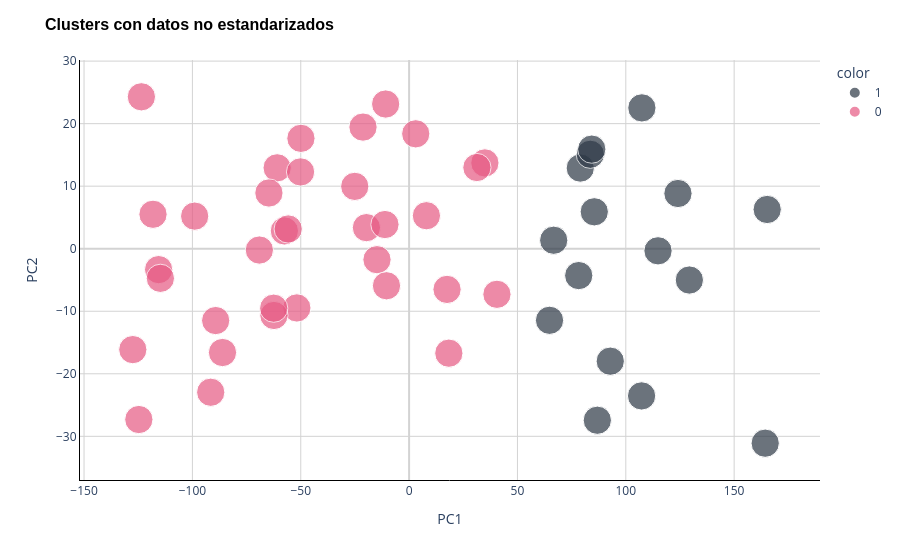

The notebook cell this image was saved under:
### Code cell
figure = px.scatter(
    pca,
    x='PC1',
    y='PC2',
    color=y.astype(str),
    color_discrete_map={'0': '#E65983', '1': '#2D3846'},
    size=[1] * pca.shape[0],
)
figure.update_layout(
    title='Clusters con datos no estandarizados',
    title_font=dict(size=16, family='Arial', color='black', weight='bold'),
    xaxis_title='PC1',
    yaxis_title='PC2',
    plot_bgcolor='white',
    yaxis=dict(showgrid=True, gridcolor='LightGray', showline=True, linecolor='Black', zeroline=True, zerolinecolor='LightGray'),
    xaxis=dict(showgrid=True, gridcolor='LightGray', showline=True, linecolor='Black', zeroline=True, zerolinecolor='LightGray'),
)
figure.show()

### Figure 1 — Plotly figure (JSON) as saved in the notebook; plotly's stock layout.template omitted (floating-point values rounded to 4 significant figures)
{"data": [{"hovertemplate": "color=1<br>PC1=%{x}<br>PC2=%{y}<br>size=%{marker.size}<extra></extra>", "legendgroup": "1", "marker": {"color": "#2D3846", "size": [1, 1, 1, 1, 1, 1, 1, 1, 1, 1, 1, 1, 1, 1, 1, 1], "sizemode": "area", "sizeref": 0.0025, "symbol": "circle"}, "mode": "markers", "name": "1", "orientation": "v", "showlegend": true, "type": "scatter", "x": [64.8, 92.83, 124.1, 107.4, 66.73, 165.2, 78.99, 78.28, 129.3, 85.45, 86.86, 83.61, 114.9, 84.29, 164.3, 107.3], "xaxis": "x", "y": [-11.45, -17.98, 8.83, 22.52, 1.354, 6.275, 12.9, -4.295, -5.007, 5.905, -27.43, 15.1, -0.3365, 15.92, -31.1, -23.54], "yaxis": "y"}, {"hovertemplate": "color=0<br>PC1=%{x}<br>PC2=%{y}<br>size=%{marker.size}<extra></extra>", "legendgroup": "0", "marker": {"color": "#E65983", "size": [1, 1, 1, 1, 1, 1, 1, 1, 1, 1, 1, 1, 1, 1, 1, 1, 1, 1, 1, 1, 1, 1, 1, 1, 1, 1, 1, 1, 1, 1, 1, 1, 1, 1], "sizemode": "area", "sizeref": 0.0025, "symbol": "circle"}, "mode": "markers", "name": "0", "orientation": "v", "showlegend": true, "type": "scatter", "x": [18.34, 34.98, -60.89, 40.54, -123.5, -51.8, -57.55, -115.6, -55.79, -62.38, -89.26, -21.27, -98.95, 7.986, -62.48, -69.1, -114.8, -10.82, -127.5, -50.09, -19.69, -11.15, -64.69, 3.064, -86.11, 17.51, 31.29, -49.91, -124.7, -14.82, -25.08, -91.54, -118.2, -10.43], "xaxis": "x", "y": [-16.7, 13.72, 12.93, -7.29, 24.29, -9.469, 2.846, -3.342, 3.157, -10.67, -11.49, 19.45, 5.21, 5.276, -9.511, -0.2112, -4.735, 23.14, -16.14, 12.28, 3.37, 3.866, 8.912, 18.37, -16.6, -6.507, 12.98, 17.65, -27.31, -1.753, 9.968, -22.95, 5.508, -5.924], "yaxis": "y"}], "layout": {"legend": {"itemsizing": "constant", "title": {"text": "color"}, "tracegroupgap": 0}, "margin": {"t": 60}, "plot_bgcolor": "white", "title": {"font": {"color": "black", "family": "Arial", "size": 16, "weight": "bold"}, "text": "Clusters con datos no estandarizados"}, "xaxis": {"anchor": "y", "domain": [0, 1], "gridcolor": "LightGray", "linecolor": "Black", "showgrid": true, "showline": true, "title": {"text": "PC1"}, "zeroline": true, "zerolinecolor": "LightGray"}, "yaxis": {"anchor": "x", "domain": [0, 1], "gridcolor": "LightGray", "linecolor": "Black", "showgrid": true, "showline": true, "title": {"text": "PC2"}, "zeroline": true, "zerolinecolor": "LightGray"}}}
